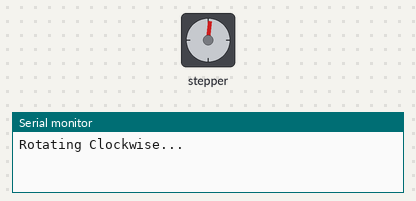
A sketch run on a simulated Arduino Uno, built with avr-gcc and run on an emulated ATmega328P. Parts: stepper motor, the last lines printed to the serial monitor. Stepper angles assume 400 steps per turn.

Above: at 0.05 s.
At 0.95 s:
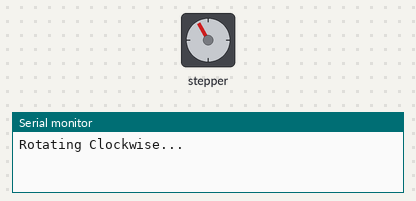
At 1.7 s:
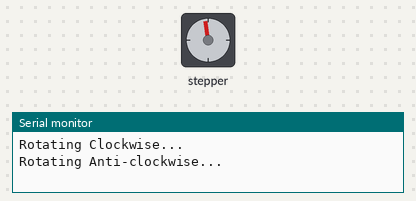
At 2.5 s:
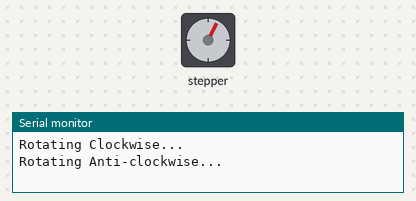
Timing chart, 0 to 6.9 s (numbered marks = the images above):
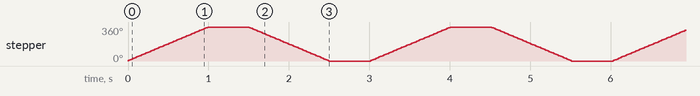

The sketch:

Stepper.ino
```cpp
#include <Stepper.h>

const int steps_per_rev = 400; //Set to 200 for NEMA 17
#define IN1 14
#define IN2 32
#define IN3 15
#define IN4 33

Stepper motor(steps_per_rev, IN1, IN2, IN3, IN4);


void setup()
{
  motor.setSpeed(60);
  Serial.begin(115200);
}

void loop()
{
  Serial.println("Rotating Clockwise...");
  motor.step(steps_per_rev);
  delay(500);

  Serial.println("Rotating Anti-clockwise...");
  motor.step(-steps_per_rev);
  delay(500);
}
```

Measured:
- by itself, stepper: turns 360° clockwise in 0.99 s, then 360° counter-clockwise in 0.99 s, repeating every 3.0 s
